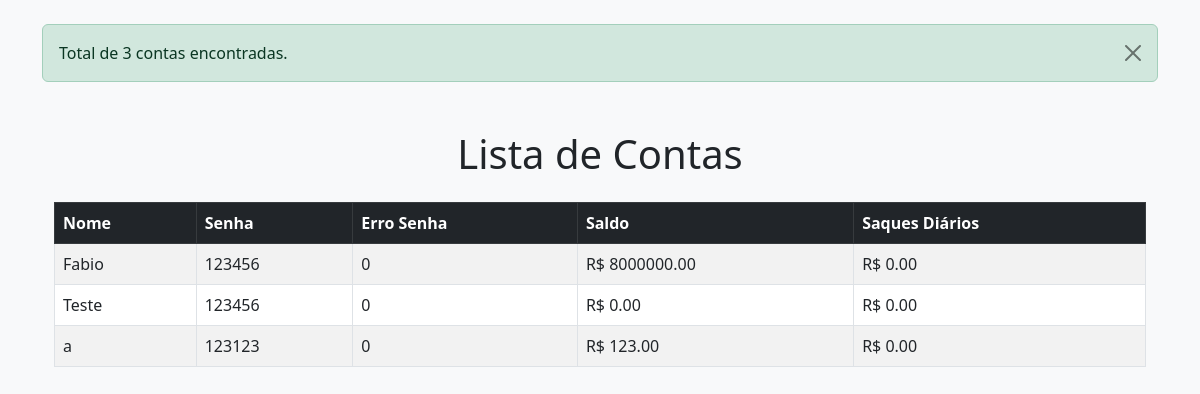
The page / on the database its author committed.
### tables this page shows
CREATE TABLE contas (
    nome TEXT PRIMARY KEY,
    senha TEXT NOT NULL,
    erro_senha INTEGER DEFAULT 0,
    saldo REAL NOT NULL,
    saques_diarios REAL DEFAULT 0
);

### app.py (the view)
@app.route('/')
def index():
    contas = testar_conexao() # Chamado somente para mostrar no console os tipos de acessos
    if not contas:
        flash("Nenhuma conta encontrada no banco de dados.", "warning")
    else:
        flash(f"Total de {len(contas)} contas encontradas.", "success")
    return render_template('index.html', contas=contas)

### app.py (called while the page is built)
def get_db_connection():
    conn = sqlite3.connect("banco_local.db")
    conn.row_factory = sqlite3.Row  # Permite acessar os resultados como dicionários
    return conn

def testar_conexao():
    conn = get_db_connection()
    cursor = conn.cursor()
    cursor.execute("SELECT * FROM contas")
    result = cursor.fetchall()
    conn.close()
    for linha in result:
        print(linha['nome'], linha['saldo'])  # Exemplo de acesso direto aos campos
    print("---------------------------------------")
    for linha in result:
        print(dict(linha))  # Converte o sqlite3.Row em um dicionario e imprime
    return result

### templates/index.html (shortened to what this page needs)
{% extends "base.html" %}
{% block content %}
<div class="container mt-5">
    <div class="row">
        <div class="col-12">
            <h1 class="text-center mb-4">Lista de Contas</h1>
            {% if contas %}
                <table class="table table-striped table-bordered">
                    <thead class="table-dark">
                        <tr>
                            <th>Nome</th>
                            <th>Senha</th>
                            <th>Erro Senha</th>
                            <th>Saldo</th>
                            <th>Saques Diários</th>
                        </tr>
                    </thead>
                    <tbody>
                        {% for conta in contas %}
                            <tr>
                                <td>{{ conta['nome'] }}</td>
                                <td>{{ conta['senha'] }}</td>
                                <td>{{ conta['erro_senha'] }}</td>
                                <td>R$ {{ "%.2f"|format(conta['saldo']) }}</td>
                                <td>R$ {{ "%.2f"|format(conta['saques_diarios']) }}</td>
                            </tr>
                        {% endfor %}
                    </tbody>
                </table>
            {% else %}
                <div class="alert alert-warning text-center" role="alert">
                    Nenhuma conta encontrada.
                </div>
            {% endif %}
        </div>
    </div>
</div>
{% endblock %}

### templates/base.html (shortened to what this page needs)
<!DOCTYPE html>
<html>
<head>
    <link href="https://cdn.jsdelivr.net/npm/bootstrap@5.3.0-alpha3/dist/css/bootstrap.min.css" rel="stylesheet">
</head>
<body class="bg-light">
    <div class="container mt-4">
        {% with messages = get_flashed_messages(with_categories=true) %}
            {% if messages %}
                <div class="alert-container">
                    {% for category, message in messages %}
                        <div class="alert alert-{{ category }} alert-dismissible fade show" role="alert">
                            {{ message }}
                            <button type="button" class="btn-close" data-bs-dismiss="alert" aria-label="Close"></button>
                        </div>
                    {% endfor %}
                </div>
            {% endif %}
        {% endwith %}
        <div class="content">
            {% block content %}{% endblock %}
        </div>
    </div>
</body>
</html>

### rows shown on the page
contas: nome "Fabio", senha "123456", erro_senha "0", saldo "8000000.00", saques_diarios "0.00"
contas: nome "Teste", senha "123456", erro_senha "0", saldo "0.00", saques_diarios "0.00"
contas: nome "a", senha "123123", erro_senha "0", saldo "123.00", saques_diarios "0.00"

### other values the page prints
{{ message }} "Total de 3 contas encontradas."
